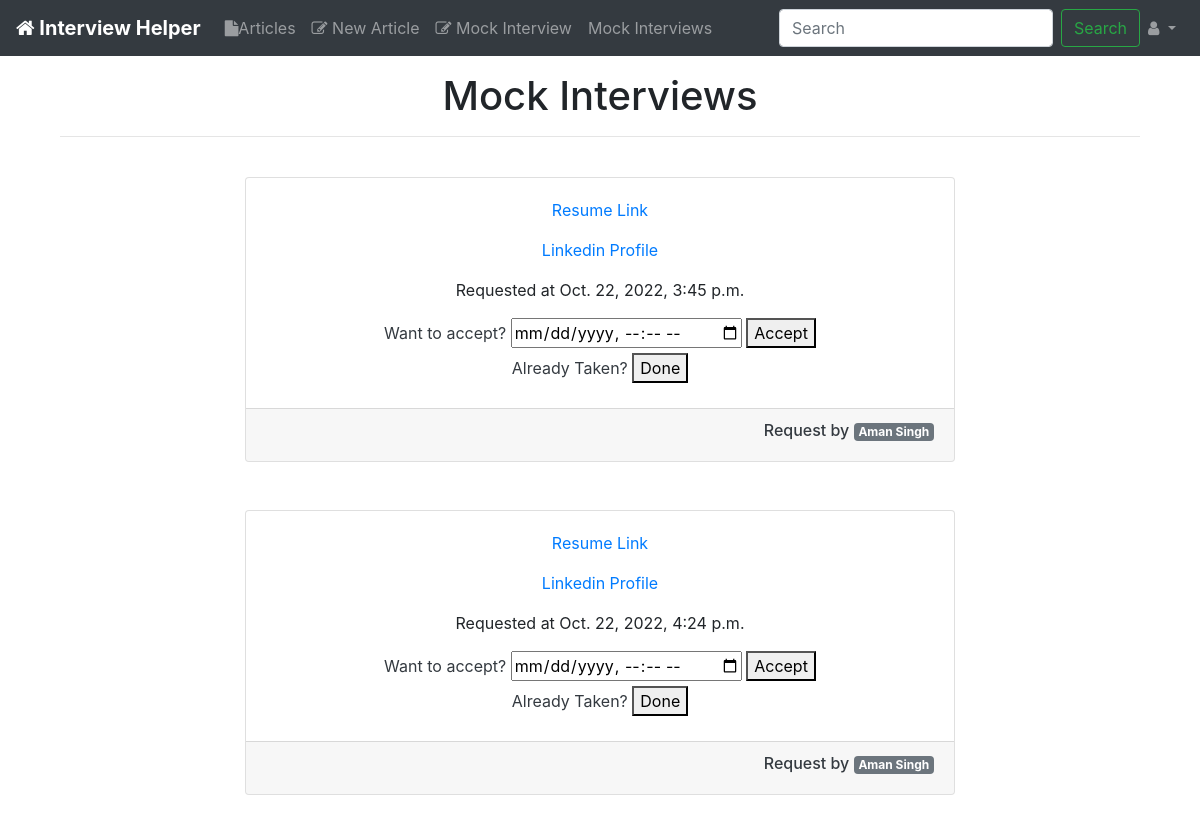
The app's page /meetings/listrequestmeet/ (signed in) with its own data.
### meetings/models.py (models this page shows, shortened)
class Meet(models.Model):
    attendee = models.ForeignKey(CustomUser,on_delete=models.CASCADE,default=None)
    type_of_meet = models.CharField(max_length=10, choices=VAR_CATEGORIES)
    linkedin_profile = models.CharField(max_length=200, default="")
    resume_link = models.CharField(max_length=200, default="")
    accepted = models.BooleanField(default=False)
    addition_time = models.DateTimeField(auto_now_add=True)

### accounts/models.py (models this page shows, shortened)
class CustomUser(AbstractUser):
    username = None
    email = models.EmailField(_('email adress'), unique=True)
    USERNAME_FIELD = 'email'
    name = models.CharField(max_length=255)
    is_active = models.BooleanField(default=True)
    REQUIRED_FIELDS = []
    objects = CustomUserManager()

### meetings/views.py (the view)
@login_required(login_url = "accounts:login")
def list_request_meet(request):
    isStaff = False
    if request.user.is_staff:
        meetings = Meet.objects.all()
        isStaff = True
    else:
        meetings = Meet.objects.filter(attendee=request.user)
    return render(request, "meetings/list_meet_request.html",
            {'meetings':meetings, 'isStaff': isStaff})

### templates/meetings/list_meet_request.html (shortened to what this page needs)
{% extends 'base_layout.html'%}
{% load static%}
{% block content %}
<div class="container text-center tex-dark">
    <h1>Mock Interviews</h1>
    <hr>
    <br>
    {% for meeting in meetings %}
    <div class="row">
        <div class="col-lg"></div>
        <div class="col-lg-8">
            <div class="card text-center">
                <div class="card-body">
                    <div class="card-text preview" style="overflow:auto; height:100%; width:100%;">
                        <p><a href={{meeting.resume_link}} target="_blank">Resume Link</a></p>
                        <p><a href={{meeting.linkdein_profile}} target="_blank">Linkedin Profile</a></p>
                        <p>Requested at {{meeting.addition_time}}</p>
                        {% if isStaff %}
                        <form action="{% url 'meetings:acceptmeet' %}" method="post" class="text-dark">
                            <label for="fname">Want to accept?</label>
                            <input  type="datetime-local" name="meettime">
                            <button type="submit", value={{meeting.pk}} name="meet_id">Accept</button>
                        </form>
                        <form action="{% url 'meetings:donemeet' %}" method="post" class="text-dark">
                            <label for="fname">Already Taken?</label>
                            <button type="done", value={{meeting.pk}} name="meet_id">Done</button>
                        </form>
                        {% endif %}
                    </div>
                </div>
                <div class="card-footer text-muted">
                    <a href="{% url 'accounts:profile' email=meeting.attendee.email %}">
                        <h6 class="text-dark text-right">
                            Request by <span class="badge badge-secondary">{{meeting.attendee.name}}</span>
                        </h6>
                    </a>
                </div>
            </div>
        </div>
        <div class="col-lg"></div>
    </div>
    <br><br>
    {% endfor %}
</div>
{% endblock %}

### static/static_root/css/custom.css (style rules this page uses)
a:link { text-decoration: none; }

### records on screen
Meet: addition_time "Oct. 22, 2022, 3:45 p.m.", {{ meeting.pk }} 16 (drawn), attendee.name "Aman Singh"
Meet: addition_time "Oct. 22, 2022, 4:24 p.m.", {{ meeting.pk }} 17 (drawn), attendee.name "Aman Singh"
